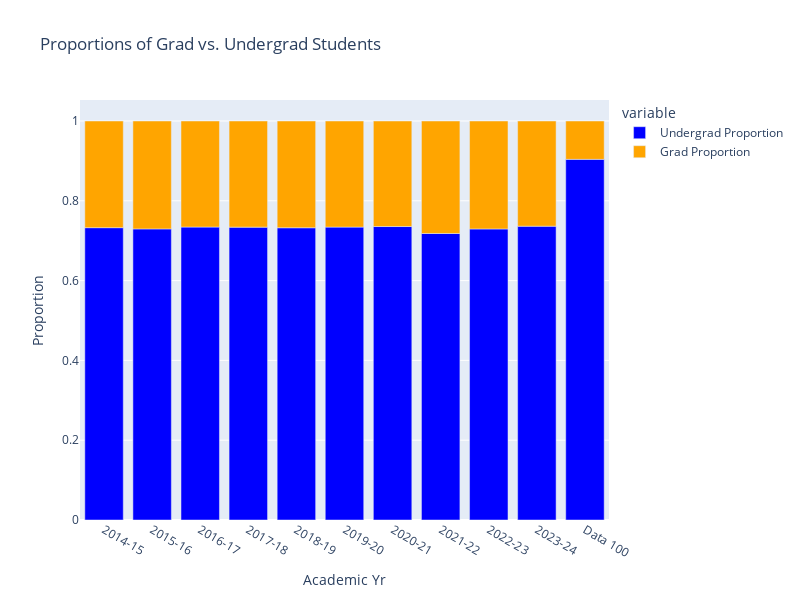

Notebook code for this chart:
### Code cell
data100_row = {'Graduate':[data100_grad], 
               'Undergraduate':[data100_undergrad], 
               'Total':[data100_grad + data100_undergrad], 
               'Undergrad Proportion':[data100_undergrad / (data100_grad + data100_undergrad)],
               'Grad Proportion':[data100_grad / (data100_grad + data100_undergrad)], 
               }

new_row_df = pd.DataFrame(data100_row)

proportions.loc['Data 100'] = new_row_df.iloc[0]


fig = px.bar(proportions.reset_index(), 
             x='Academic Yr', 
             y=['Undergrad Proportion', 'Grad Proportion'],
             title='Proportions of Grad vs. Undergrad Students',
             labels={'value': 'Proportion'},
             color_discrete_map={'Undergrad Proportion': 'blue', 'Grad Proportion': 'orange'})


fig.update_layout(barmode='relative', autosize=False, width=800, height=600)
fig.show()

### Figure 1 — Plotly figure (JSON) as saved in the notebook; plotly's stock layout.template omitted (floating-point values rounded to 4 significant figures)
{"data": [{"alignmentgroup": "True", "hovertemplate": "variable=Undergrad Proportion<br>Academic Yr=%{x}<br>Proportion=%{y}<extra></extra>", "legendgroup": "Undergrad Proportion", "marker": {"color": "blue", "pattern": {"shape": ""}}, "name": "Undergrad Proportion", "offsetgroup": "Undergrad Proportion", "orientation": "v", "showlegend": true, "textposition": "auto", "type": "bar", "x": ["2014-15", "2015-16", "2016-17", "2017-18", "2018-19", "2019-20", "2020-21", "2021-22", "2022-23", "2023-24", "Data 100"], "xaxis": "x", "y": [0.7327, 0.7296, 0.7342, 0.734, 0.7325, 0.734, 0.7355, 0.7181, 0.7295, 0.7363, 0.9039], "yaxis": "y"}, {"alignmentgroup": "True", "hovertemplate": "variable=Grad Proportion<br>Academic Yr=%{x}<br>Proportion=%{y}<extra></extra>", "legendgroup": "Grad Proportion", "marker": {"color": "orange", "pattern": {"shape": ""}}, "name": "Grad Proportion", "offsetgroup": "Grad Proportion", "orientation": "v", "showlegend": true, "textposition": "auto", "type": "bar", "x": ["2014-15", "2015-16", "2016-17", "2017-18", "2018-19", "2019-20", "2020-21", "2021-22", "2022-23", "2023-24", "Data 100"], "xaxis": "x", "y": [0.2673, 0.2704, 0.2658, 0.266, 0.2675, 0.266, 0.2645, 0.2819, 0.2705, 0.2637, 0.09612], "yaxis": "y"}], "layout": {"autosize": false, "barmode": "relative", "height": 600, "legend": {"title": {"text": "variable"}, "tracegroupgap": 0}, "title": {"text": "Proportions of Grad vs. Undergrad Students"}, "width": 800, "xaxis": {"anchor": "y", "domain": [0, 1], "title": {"text": "Academic Yr"}}, "yaxis": {"anchor": "x", "domain": [0, 1], "title": {"text": "Proportion"}}}}
